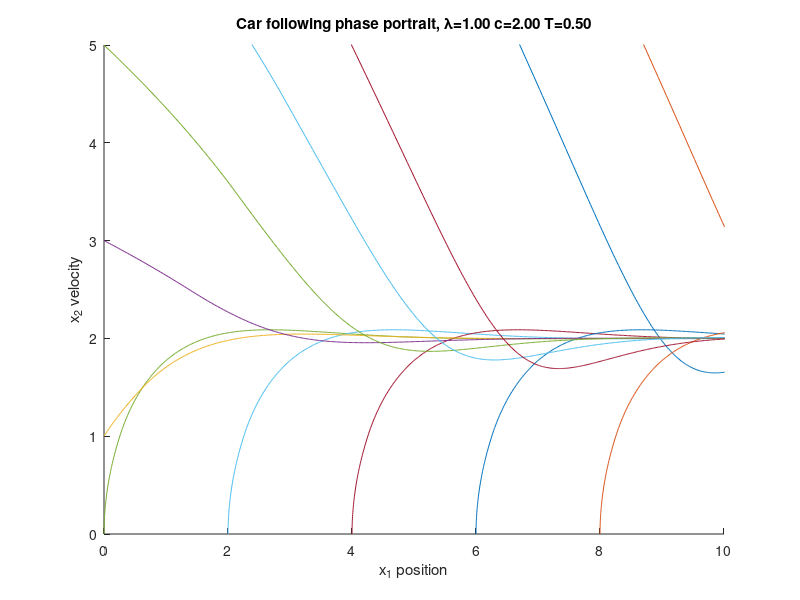

Write the MATLAB code that produced this figure. (Note: this script raises an error after producing the figure.)
c = 2;
lambda = 1;
T = 0.5;

figure(1);
clf;
axis([0 10 0 5]);
hold on;
xlabel('x_1 position');
ylabel('x_2 velocity');
title(sprintf('Car following phase portrait, \\lambda=%.2f c=%.2f T=%.2f',lambda,c,T));

starts = [2 10; 4 10; 6 10; 8 10;...
    0 0; 2 0; 4 0; 6 0; 8 0;...
    0 1; 0 3; 0 5; 0 7; 0 9];

for i = 1:29
    ts = linspace(0,10,1000);
    dt = diff(ts); dt = dt(1);
    %[x1, x2] = ginput(1);
    x1 = starts(i,1);
    x2 = starts(i,2);
    x1s = [x1];
    x2s = [x2];
    for t = ts
        old_x2 = x2s(end-min(round(T/dt), numel(x2s)-1));
        x2 = x2 + lambda * dt * (c - old_x2);
        x1 = x1 + dt * x2;
        x1s = [x1s x1];
        x2s = [x2s x2];
    end
    plot(x1s, x2s);
end